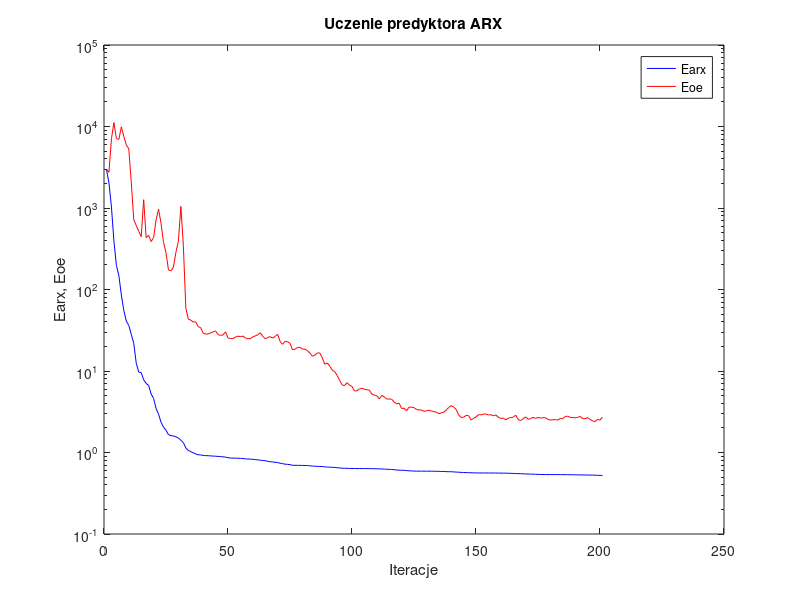
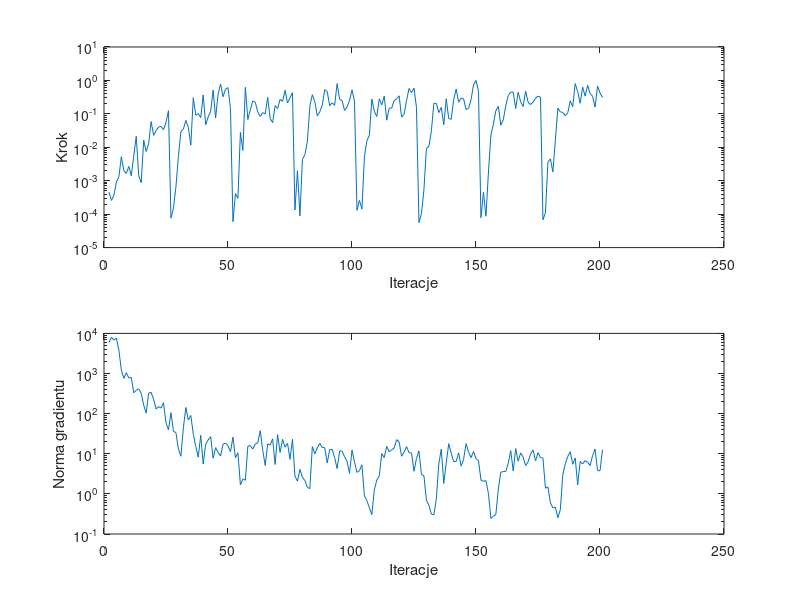

Write the MATLAB code that produced these figures, in order.
%uczenie predyktora arx
clear all;
n=0; farx(n+1)=2.948282e+003; foe(n+1)=3.010070e+003; wspucz(n+1)=0.000000e+000; ng(n+1)=0.000000e+000;
%odnowa zmiennej metryki
n=1; farx(n+1)=2.042726e+003; foe(n+1)=2.738027e+003; krok(n+1)=4.532388e-004; ng(n+1)=5.953192e+003;
n=2; farx(n+1)=1.027162e+003; foe(n+1)=7.079798e+003; krok(n+1)=2.578785e-004; ng(n+1)=7.984126e+003;
n=3; farx(n+1)=3.917594e+002; foe(n+1)=1.117601e+004; krok(n+1)=3.691804e-004; ng(n+1)=6.787894e+003;
n=4; farx(n+1)=1.975538e+002; foe(n+1)=7.096600e+003; krok(n+1)=9.192772e-004; ng(n+1)=7.641715e+003;
n=5; farx(n+1)=1.473584e+002; foe(n+1)=6.956428e+003; krok(n+1)=1.318183e-003; ng(n+1)=3.787106e+003;
n=6; farx(n+1)=8.546751e+001; foe(n+1)=9.910377e+003; krok(n+1)=5.269205e-003; ng(n+1)=1.214061e+003;
n=7; farx(n+1)=5.500701e+001; foe(n+1)=7.515988e+003; krok(n+1)=1.995464e-003; ng(n+1)=7.568949e+002;
n=8; farx(n+1)=4.099881e+001; foe(n+1)=5.949031e+003; krok(n+1)=1.667309e-003; ng(n+1)=1.048010e+003;
n=9; farx(n+1)=3.628456e+001; foe(n+1)=5.306038e+003; krok(n+1)=2.677949e-003; ng(n+1)=7.755828e+002;
n=10; farx(n+1)=2.808639e+001; foe(n+1)=2.058699e+003; krok(n+1)=1.402097e-003; ng(n+1)=7.941269e+002;
n=11; farx(n+1)=2.185343e+001; foe(n+1)=7.182946e+002; krok(n+1)=5.655154e-003; ng(n+1)=3.316119e+002;
n=12; farx(n+1)=1.246779e+001; foe(n+1)=6.100683e+002; krok(n+1)=2.128042e-002; ng(n+1)=3.809426e+002;
n=13; farx(n+1)=9.726418e+000; foe(n+1)=5.183801e+002; krok(n+1)=1.420248e-003; ng(n+1)=4.150871e+002;
n=14; farx(n+1)=9.533106e+000; foe(n+1)=4.435759e+002; krok(n+1)=8.786586e-004; ng(n+1)=3.194016e+002;
n=15; farx(n+1)=7.790318e+000; foe(n+1)=1.264925e+003; krok(n+1)=1.626130e-002; ng(n+1)=1.626401e+002;
n=16; farx(n+1)=7.039798e+000; foe(n+1)=4.335847e+002; krok(n+1)=7.503001e-003; ng(n+1)=1.027273e+002;
n=17; farx(n+1)=6.662091e+000; foe(n+1)=4.619808e+002; krok(n+1)=1.281894e-002; ng(n+1)=3.248399e+002;
n=18; farx(n+1)=5.227839e+000; foe(n+1)=3.873346e+002; krok(n+1)=5.893163e-002; ng(n+1)=3.384337e+002;
n=19; farx(n+1)=4.606111e+000; foe(n+1)=4.328347e+002; krok(n+1)=2.272397e-002; ng(n+1)=2.298642e+002;
n=20; farx(n+1)=3.471500e+000; foe(n+1)=7.150526e+002; krok(n+1)=3.153338e-002; ng(n+1)=1.297616e+002;
n=21; farx(n+1)=2.946183e+000; foe(n+1)=9.684859e+002; krok(n+1)=4.034388e-002; ng(n+1)=1.498494e+002;
n=22; farx(n+1)=2.351016e+000; foe(n+1)=6.452814e+002; krok(n+1)=4.219480e-002; ng(n+1)=1.377468e+002;
n=23; farx(n+1)=2.047117e+000; foe(n+1)=3.787857e+002; krok(n+1)=3.369650e-002; ng(n+1)=1.881814e+002;
n=24; farx(n+1)=1.875648e+000; foe(n+1)=2.827844e+002; krok(n+1)=5.576355e-002; ng(n+1)=5.901958e+001;
n=25; farx(n+1)=1.657380e+000; foe(n+1)=1.737358e+002; krok(n+1)=1.248868e-001; ng(n+1)=3.972378e+001;
%odnowa zmiennej metryki
n=26; farx(n+1)=1.609343e+000; foe(n+1)=1.700579e+002; krok(n+1)=7.612382e-005; ng(n+1)=1.058436e+002;
n=27; farx(n+1)=1.598717e+000; foe(n+1)=1.883635e+002; krok(n+1)=1.515450e-004; ng(n+1)=3.637028e+001;
n=28; farx(n+1)=1.556180e+000; foe(n+1)=2.870064e+002; krok(n+1)=6.524338e-004; ng(n+1)=3.367485e+001;
n=29; farx(n+1)=1.506152e+000; foe(n+1)=3.905960e+002; krok(n+1)=5.346341e-003; ng(n+1)=1.325496e+001;
n=30; farx(n+1)=1.413023e+000; foe(n+1)=1.046138e+003; krok(n+1)=2.928765e-002; ng(n+1)=8.668871e+000;
n=31; farx(n+1)=1.322246e+000; foe(n+1)=3.431769e+002; krok(n+1)=3.497807e-002; ng(n+1)=4.426662e+001;
n=32; farx(n+1)=1.134683e+000; foe(n+1)=5.867428e+001; krok(n+1)=6.384007e-002; ng(n+1)=1.423404e+002;
n=33; farx(n+1)=1.059311e+000; foe(n+1)=4.328616e+001; krok(n+1)=4.000365e-002; ng(n+1)=6.918009e+001;
n=34; farx(n+1)=1.025011e+000; foe(n+1)=4.206261e+001; krok(n+1)=1.154146e-002; ng(n+1)=9.006889e+001;
n=35; farx(n+1)=9.904708e-001; foe(n+1)=3.980551e+001; krok(n+1)=3.035584e-001; ng(n+1)=3.088503e+001;
n=36; farx(n+1)=9.582561e-001; foe(n+1)=4.013018e+001; krok(n+1)=9.111837e-002; ng(n+1)=1.525380e+001;
n=37; farx(n+1)=9.379207e-001; foe(n+1)=3.491595e+001; krok(n+1)=1.016482e-001; ng(n+1)=8.225438e+000;
n=38; farx(n+1)=9.333653e-001; foe(n+1)=3.402749e+001; krok(n+1)=7.709486e-002; ng(n+1)=2.879687e+001;
n=39; farx(n+1)=9.206741e-001; foe(n+1)=2.898512e+001; krok(n+1)=3.693268e-001; ng(n+1)=5.543047e+000;
n=40; farx(n+1)=9.153500e-001; foe(n+1)=2.843002e+001; krok(n+1)=4.713644e-002; ng(n+1)=1.724671e+001;
n=41; farx(n+1)=9.138202e-001; foe(n+1)=2.849207e+001; krok(n+1)=8.057849e-002; ng(n+1)=2.204611e+001;
n=42; farx(n+1)=9.091285e-001; foe(n+1)=2.936965e+001; krok(n+1)=1.189066e-001; ng(n+1)=2.676581e+001;
n=43; farx(n+1)=9.031216e-001; foe(n+1)=3.022663e+001; krok(n+1)=5.174513e-001; ng(n+1)=7.724306e+000;
n=44; farx(n+1)=9.007007e-001; foe(n+1)=3.098482e+001; krok(n+1)=7.579082e-002; ng(n+1)=1.421898e+001;
n=45; farx(n+1)=8.950919e-001; foe(n+1)=2.801267e+001; krok(n+1)=3.838379e-001; ng(n+1)=1.083186e+001;
n=46; farx(n+1)=8.900309e-001; foe(n+1)=2.734893e+001; krok(n+1)=7.847380e-001; ng(n+1)=8.752861e+000;
n=47; farx(n+1)=8.854040e-001; foe(n+1)=2.773349e+001; krok(n+1)=3.255844e-001; ng(n+1)=1.739450e+001;
n=48; farx(n+1)=8.778944e-001; foe(n+1)=3.025771e+001; krok(n+1)=5.520515e-001; ng(n+1)=1.845323e+001;
n=49; farx(n+1)=8.630307e-001; foe(n+1)=2.550500e+001; krok(n+1)=6.081435e-001; ng(n+1)=1.578770e+001;
n=50; farx(n+1)=8.547341e-001; foe(n+1)=2.503551e+001; krok(n+1)=1.453256e-001; ng(n+1)=1.128643e+001;
%odnowa zmiennej metryki
n=51; farx(n+1)=8.530122e-001; foe(n+1)=2.500226e+001; krok(n+1)=5.962617e-005; ng(n+1)=2.603009e+001;
n=52; farx(n+1)=8.519424e-001; foe(n+1)=2.607088e+001; krok(n+1)=4.114508e-004; ng(n+1)=7.978843e+000;
n=53; farx(n+1)=8.502022e-001; foe(n+1)=2.680446e+001; krok(n+1)=2.989447e-004; ng(n+1)=1.058778e+001;
n=54; farx(n+1)=8.467673e-001; foe(n+1)=2.638334e+001; krok(n+1)=2.788178e-002; ng(n+1)=1.677843e+000;
n=55; farx(n+1)=8.455704e-001; foe(n+1)=2.683496e+001; krok(n+1)=8.055458e-003; ng(n+1)=2.352312e+000;
n=56; farx(n+1)=8.349236e-001; foe(n+1)=2.545285e+001; krok(n+1)=6.236064e-001; ng(n+1)=2.193211e+000;
n=57; farx(n+1)=8.326482e-001; foe(n+1)=2.490770e+001; krok(n+1)=6.733630e-002; ng(n+1)=1.547187e+001;
n=58; farx(n+1)=8.303763e-001; foe(n+1)=2.493573e+001; krok(n+1)=1.328156e-001; ng(n+1)=1.600748e+001;
n=59; farx(n+1)=8.250035e-001; foe(n+1)=2.622462e+001; krok(n+1)=2.431780e-001; ng(n+1)=1.308149e+001;
n=60; farx(n+1)=8.179337e-001; foe(n+1)=2.696198e+001; krok(n+1)=2.223238e-001; ng(n+1)=1.751328e+001;
n=61; farx(n+1)=8.124708e-001; foe(n+1)=2.785442e+001; krok(n+1)=1.144404e-001; ng(n+1)=1.871599e+001;
n=62; farx(n+1)=8.039627e-001; foe(n+1)=2.940513e+001; krok(n+1)=8.373214e-002; ng(n+1)=3.758092e+001;
n=63; farx(n+1)=7.978856e-001; foe(n+1)=2.670364e+001; krok(n+1)=1.091672e-001; ng(n+1)=1.221206e+001;
n=64; farx(n+1)=7.943997e-001; foe(n+1)=2.483214e+001; krok(n+1)=9.907791e-002; ng(n+1)=5.109699e+000;
n=65; farx(n+1)=7.791031e-001; foe(n+1)=2.581874e+001; krok(n+1)=3.098762e-001; ng(n+1)=1.767703e+001;
n=66; farx(n+1)=7.722857e-001; foe(n+1)=2.635459e+001; krok(n+1)=7.173481e-002; ng(n+1)=1.638384e+001;
n=67; farx(n+1)=7.645689e-001; foe(n+1)=2.535380e+001; krok(n+1)=5.440189e-002; ng(n+1)=2.359163e+001;
n=68; farx(n+1)=7.589090e-001; foe(n+1)=2.658120e+001; krok(n+1)=1.775417e-001; ng(n+1)=5.405441e+000;
n=69; farx(n+1)=7.513060e-001; foe(n+1)=2.825067e+001; krok(n+1)=1.444834e-001; ng(n+1)=3.002184e+001;
n=70; farx(n+1)=7.394722e-001; foe(n+1)=2.310309e+001; krok(n+1)=2.701727e-001; ng(n+1)=1.083383e+001;
n=71; farx(n+1)=7.296881e-001; foe(n+1)=2.128059e+001; krok(n+1)=2.363480e-001; ng(n+1)=2.292999e+001;
n=72; farx(n+1)=7.197958e-001; foe(n+1)=2.309310e+001; krok(n+1)=5.045340e-001; ng(n+1)=1.457121e+001;
n=73; farx(n+1)=7.148880e-001; foe(n+1)=2.284605e+001; krok(n+1)=2.114442e-001; ng(n+1)=1.822430e+001;
n=74; farx(n+1)=7.105936e-001; foe(n+1)=2.194796e+001; krok(n+1)=3.031633e-001; ng(n+1)=7.258745e+000;
n=75; farx(n+1)=6.962850e-001; foe(n+1)=1.821631e+001; krok(n+1)=4.305446e-001; ng(n+1)=2.304273e+001;
%odnowa zmiennej metryki
n=76; farx(n+1)=6.962143e-001; foe(n+1)=1.850071e+001; krok(n+1)=1.333319e-004; ng(n+1)=2.774289e+000;
n=77; farx(n+1)=6.956923e-001; foe(n+1)=1.944455e+001; krok(n+1)=1.997747e-003; ng(n+1)=2.065073e+000;
n=78; farx(n+1)=6.956131e-001; foe(n+1)=1.954195e+001; krok(n+1)=8.876552e-005; ng(n+1)=4.086003e+000;
n=79; farx(n+1)=6.939759e-001; foe(n+1)=1.852216e+001; krok(n+1)=4.375565e-003; ng(n+1)=2.613951e+000;
n=80; farx(n+1)=6.928859e-001; foe(n+1)=1.857472e+001; krok(n+1)=5.999763e-003; ng(n+1)=2.142508e+000;
n=81; farx(n+1)=6.914329e-001; foe(n+1)=1.780256e+001; krok(n+1)=1.464382e-002; ng(n+1)=1.454100e+000;
n=82; farx(n+1)=6.861800e-001; foe(n+1)=1.667355e+001; krok(n+1)=1.702433e-001; ng(n+1)=1.354187e+000;
n=83; farx(n+1)=6.822743e-001; foe(n+1)=1.520206e+001; krok(n+1)=3.730916e-001; ng(n+1)=1.520236e+001;
n=84; farx(n+1)=6.789186e-001; foe(n+1)=1.559008e+001; krok(n+1)=2.317569e-001; ng(n+1)=9.936159e+000;
n=85; farx(n+1)=6.767197e-001; foe(n+1)=1.663661e+001; krok(n+1)=8.693674e-002; ng(n+1)=1.402662e+001;
n=86; farx(n+1)=6.740577e-001; foe(n+1)=1.669348e+001; krok(n+1)=1.146975e-001; ng(n+1)=1.818211e+001;
n=87; farx(n+1)=6.715590e-001; foe(n+1)=1.458879e+001; krok(n+1)=1.775417e-001; ng(n+1)=1.442072e+001;
n=88; farx(n+1)=6.660282e-001; foe(n+1)=1.212359e+001; krok(n+1)=5.267039e-001; ng(n+1)=1.416097e+001;
n=89; farx(n+1)=6.627165e-001; foe(n+1)=1.256449e+001; krok(n+1)=4.681360e-001; ng(n+1)=5.902410e+000;
n=90; farx(n+1)=6.609356e-001; foe(n+1)=1.149706e+001; krok(n+1)=1.755320e-001; ng(n+1)=1.258754e+001;
n=91; farx(n+1)=6.581495e-001; foe(n+1)=1.029397e+001; krok(n+1)=2.134155e-001; ng(n+1)=1.287370e+001;
n=92; farx(n+1)=6.566906e-001; foe(n+1)=9.860150e+000; krok(n+1)=1.807191e-001; ng(n+1)=8.033548e+000;
n=93; farx(n+1)=6.506371e-001; foe(n+1)=8.808621e+000; krok(n+1)=8.031926e-001; ng(n+1)=4.277658e+000;
n=94; farx(n+1)=6.467309e-001; foe(n+1)=7.716389e+000; krok(n+1)=2.760258e-001; ng(n+1)=1.171184e+001;
n=95; farx(n+1)=6.417526e-001; foe(n+1)=6.762159e+000; krok(n+1)=2.483631e-001; ng(n+1)=1.165570e+001;
n=96; farx(n+1)=6.406402e-001; foe(n+1)=6.616326e+000; krok(n+1)=1.269153e-001; ng(n+1)=8.382459e+000;
n=97; farx(n+1)=6.396818e-001; foe(n+1)=7.184531e+000; krok(n+1)=1.600146e-001; ng(n+1)=6.501625e+000;
n=98; farx(n+1)=6.379599e-001; foe(n+1)=6.698128e+000; krok(n+1)=2.522670e-001; ng(n+1)=3.254056e+000;
n=99; farx(n+1)=6.366525e-001; foe(n+1)=6.472740e+000; krok(n+1)=5.219391e-001; ng(n+1)=1.237716e+001;
n=100; farx(n+1)=6.356901e-001; foe(n+1)=5.694841e+000; krok(n+1)=2.418297e-001; ng(n+1)=6.244393e+000;
%odnowa zmiennej metryki
n=101; farx(n+1)=6.355959e-001; foe(n+1)=5.715428e+000; krok(n+1)=1.300621e-004; ng(n+1)=3.433422e+000;
n=102; farx(n+1)=6.354129e-001; foe(n+1)=6.008353e+000; krok(n+1)=2.594055e-004; ng(n+1)=3.783847e+000;
n=103; farx(n+1)=6.352316e-001; foe(n+1)=6.139903e+000; krok(n+1)=1.422016e-004; ng(n+1)=5.320778e+000;
n=104; farx(n+1)=6.350464e-001; foe(n+1)=5.976375e+000; krok(n+1)=5.214412e-003; ng(n+1)=8.970803e-001;
n=105; farx(n+1)=6.347074e-001; foe(n+1)=5.885139e+000; krok(n+1)=1.574999e-002; ng(n+1)=6.784731e-001;
n=106; farx(n+1)=6.345166e-001; foe(n+1)=5.825938e+000; krok(n+1)=2.262062e-002; ng(n+1)=4.500627e-001;
n=107; farx(n+1)=6.336205e-001; foe(n+1)=5.212797e+000; krok(n+1)=2.785378e-001; ng(n+1)=3.024405e-001;
n=108; farx(n+1)=6.323627e-001; foe(n+1)=5.064560e+000; krok(n+1)=1.196783e-001; ng(n+1)=1.255117e+000;
n=109; farx(n+1)=6.318502e-001; foe(n+1)=4.961448e+000; krok(n+1)=8.322808e-002; ng(n+1)=2.222865e+000;
n=110; farx(n+1)=6.296184e-001; foe(n+1)=4.555366e+000; krok(n+1)=2.818076e-001; ng(n+1)=2.828402e+000;
n=111; farx(n+1)=6.284265e-001; foe(n+1)=5.024491e+000; krok(n+1)=1.845727e-001; ng(n+1)=1.009397e+001;
n=112; farx(n+1)=6.249970e-001; foe(n+1)=4.803861e+000; krok(n+1)=3.388866e-001; ng(n+1)=8.039484e+000;
n=113; farx(n+1)=6.230342e-001; foe(n+1)=4.529232e+000; krok(n+1)=6.473652e-002; ng(n+1)=1.527513e+001;
n=114; farx(n+1)=6.210850e-001; foe(n+1)=4.537415e+000; krok(n+1)=1.486329e-001; ng(n+1)=1.122496e+001;
n=115; farx(n+1)=6.193032e-001; foe(n+1)=4.502729e+000; krok(n+1)=1.475580e-001; ng(n+1)=1.248953e+001;
n=116; farx(n+1)=6.151024e-001; foe(n+1)=4.148872e+000; krok(n+1)=2.502884e-001; ng(n+1)=1.390118e+001;
n=117; farx(n+1)=6.098791e-001; foe(n+1)=3.963498e+000; krok(n+1)=2.798246e-001; ng(n+1)=2.247874e+001;
n=118; farx(n+1)=6.066793e-001; foe(n+1)=4.028327e+000; krok(n+1)=3.465039e-001; ng(n+1)=1.956009e+001;
n=119; farx(n+1)=6.056014e-001; foe(n+1)=3.464120e+000; krok(n+1)=8.000730e-002; ng(n+1)=8.663284e+000;
n=120; farx(n+1)=6.043719e-001; foe(n+1)=3.500147e+000; krok(n+1)=9.809225e-002; ng(n+1)=1.097578e+001;
n=121; farx(n+1)=5.999789e-001; foe(n+1)=3.244001e+000; krok(n+1)=2.502884e-001; ng(n+1)=1.504239e+001;
n=122; farx(n+1)=5.960050e-001; foe(n+1)=3.607556e+000; krok(n+1)=5.738785e-001; ng(n+1)=1.063296e+001;
n=123; farx(n+1)=5.943303e-001; foe(n+1)=3.594550e+000; krok(n+1)=4.310227e-001; ng(n+1)=1.044411e+001;
n=124; farx(n+1)=5.920665e-001; foe(n+1)=3.547880e+000; krok(n+1)=5.870903e-001; ng(n+1)=3.669477e+000;
n=125; farx(n+1)=5.910547e-001; foe(n+1)=3.380865e+000; krok(n+1)=1.536116e-001; ng(n+1)=7.653023e+000;
%odnowa zmiennej metryki
n=126; farx(n+1)=5.906028e-001; foe(n+1)=3.322045e+000; krok(n+1)=5.587912e-005; ng(n+1)=1.176631e+001;
n=127; farx(n+1)=5.905441e-001; foe(n+1)=3.327028e+000; krok(n+1)=1.024331e-004; ng(n+1)=3.046630e+000;
n=128; farx(n+1)=5.903569e-001; foe(n+1)=3.194949e+000; krok(n+1)=5.362933e-004; ng(n+1)=2.818003e+000;
n=129; farx(n+1)=5.902156e-001; foe(n+1)=3.253900e+000; krok(n+1)=9.201482e-003; ng(n+1)=6.905483e-001;
n=130; farx(n+1)=5.900819e-001; foe(n+1)=3.293717e+000; krok(n+1)=1.071441e-002; ng(n+1)=5.231880e-001;
n=131; farx(n+1)=5.899917e-001; foe(n+1)=3.224720e+000; krok(n+1)=3.034235e-002; ng(n+1)=3.127332e-001;
n=132; farx(n+1)=5.893349e-001; foe(n+1)=3.174370e+000; krok(n+1)=2.064051e-001; ng(n+1)=2.992034e-001;
n=133; farx(n+1)=5.880726e-001; foe(n+1)=3.126682e+000; krok(n+1)=2.064051e-001; ng(n+1)=7.375523e-001;
n=134; farx(n+1)=5.871566e-001; foe(n+1)=2.993130e+000; krok(n+1)=1.091056e-001; ng(n+1)=5.598157e+000;
n=135; farx(n+1)=5.855617e-001; foe(n+1)=3.061897e+000; krok(n+1)=1.568265e-001; ng(n+1)=1.312209e+001;
n=136; farx(n+1)=5.850378e-001; foe(n+1)=3.124053e+000; krok(n+1)=4.725510e-002; ng(n+1)=1.816975e+000;
n=137; farx(n+1)=5.825469e-001; foe(n+1)=3.316902e+000; krok(n+1)=2.833785e-001; ng(n+1)=5.925812e+000;
n=138; farx(n+1)=5.817252e-001; foe(n+1)=3.571778e+000; krok(n+1)=7.233428e-002; ng(n+1)=1.779979e+001;
n=139; farx(n+1)=5.806586e-001; foe(n+1)=3.758395e+000; krok(n+1)=6.905442e-002; ng(n+1)=1.035324e+001;
n=140; farx(n+1)=5.783441e-001; foe(n+1)=3.618679e+000; krok(n+1)=2.663672e-001; ng(n+1)=6.347279e+000;
n=141; farx(n+1)=5.748024e-001; foe(n+1)=3.375088e+000; krok(n+1)=5.558705e-001; ng(n+1)=6.460844e+000;
n=142; farx(n+1)=5.730612e-001; foe(n+1)=2.892696e+000; krok(n+1)=2.230542e-001; ng(n+1)=1.053322e+001;
n=143; farx(n+1)=5.702024e-001; foe(n+1)=2.692012e+000; krok(n+1)=2.949608e-001; ng(n+1)=4.915223e+000;
n=144; farx(n+1)=5.683701e-001; foe(n+1)=2.712485e+000; krok(n+1)=2.798246e-001; ng(n+1)=7.278791e+000;
n=145; farx(n+1)=5.665339e-001; foe(n+1)=2.849751e+000; krok(n+1)=1.344350e-001; ng(n+1)=1.789857e+001;
n=146; farx(n+1)=5.655015e-001; foe(n+1)=2.834327e+000; krok(n+1)=1.465272e-001; ng(n+1)=1.105786e+001;
n=147; farx(n+1)=5.644327e-001; foe(n+1)=2.511640e+000; krok(n+1)=2.670983e-001; ng(n+1)=8.023637e+000;
n=148; farx(n+1)=5.629361e-001; foe(n+1)=2.616508e+000; krok(n+1)=7.310195e-001; ng(n+1)=1.139844e+001;
n=149; farx(n+1)=5.614255e-001; foe(n+1)=2.734711e+000; krok(n+1)=1.001154e+000; ng(n+1)=7.543830e+000;
n=150; farx(n+1)=5.607453e-001; foe(n+1)=2.911792e+000; krok(n+1)=4.763389e-001; ng(n+1)=6.749800e+000;
%odnowa zmiennej metryki
n=151; farx(n+1)=5.607282e-001; foe(n+1)=2.899706e+000; krok(n+1)=7.813213e-005; ng(n+1)=2.208031e+000;
n=152; farx(n+1)=5.606272e-001; foe(n+1)=2.954426e+000; krok(n+1)=4.494757e-004; ng(n+1)=2.055207e+000;
n=153; farx(n+1)=5.606077e-001; foe(n+1)=2.971078e+000; krok(n+1)=8.683747e-005; ng(n+1)=2.149398e+000;
n=154; farx(n+1)=5.605226e-001; foe(n+1)=2.888194e+000; krok(n+1)=1.700059e-003; ng(n+1)=1.032769e+000;
n=155; farx(n+1)=5.604664e-001; foe(n+1)=2.910517e+000; krok(n+1)=2.331735e-002; ng(n+1)=2.454467e-001;
n=156; farx(n+1)=5.603229e-001; foe(n+1)=2.817624e+000; krok(n+1)=4.879939e-002; ng(n+1)=2.769189e-001;
n=157; farx(n+1)=5.599435e-001; foe(n+1)=2.888324e+000; krok(n+1)=1.242765e-001; ng(n+1)=3.066936e-001;
n=158; farx(n+1)=5.591068e-001; foe(n+1)=2.708551e+000; krok(n+1)=1.686145e-001; ng(n+1)=1.319131e+000;
n=159; farx(n+1)=5.586319e-001; foe(n+1)=2.617170e+000; krok(n+1)=4.568872e-002; ng(n+1)=3.487005e+000;
n=160; farx(n+1)=5.583262e-001; foe(n+1)=2.644620e+000; krok(n+1)=6.680629e-002; ng(n+1)=3.599902e+000;
n=161; farx(n+1)=5.577546e-001; foe(n+1)=2.515112e+000; krok(n+1)=1.728699e-001; ng(n+1)=3.620281e+000;
n=162; farx(n+1)=5.567329e-001; foe(n+1)=2.636301e+000; krok(n+1)=3.550835e-001; ng(n+1)=5.772991e+000;
n=163; farx(n+1)=5.547723e-001; foe(n+1)=2.679576e+000; krok(n+1)=4.467816e-001; ng(n+1)=1.195672e+001;
n=164; farx(n+1)=5.535243e-001; foe(n+1)=2.707966e+000; krok(n+1)=4.478955e-001; ng(n+1)=3.730530e+000;
n=165; farx(n+1)=5.523355e-001; foe(n+1)=2.879063e+000; krok(n+1)=1.444813e-001; ng(n+1)=1.350075e+001;
n=166; farx(n+1)=5.505666e-001; foe(n+1)=2.542564e+000; krok(n+1)=4.446475e-001; ng(n+1)=6.492587e+000;
n=167; farx(n+1)=5.495237e-001; foe(n+1)=2.460162e+000; krok(n+1)=2.301336e-001; ng(n+1)=1.052317e+001;
n=168; farx(n+1)=5.480123e-001; foe(n+1)=2.595452e+000; krok(n+1)=1.653712e-001; ng(n+1)=8.316946e+000;
n=169; farx(n+1)=5.461801e-001; foe(n+1)=2.734800e+000; krok(n+1)=4.803814e-001; ng(n+1)=5.068379e+000;
n=170; farx(n+1)=5.450486e-001; foe(n+1)=2.562822e+000; krok(n+1)=2.239477e-001; ng(n+1)=6.305475e+000;
n=171; farx(n+1)=5.432679e-001; foe(n+1)=2.598210e+000; krok(n+1)=1.902702e-001; ng(n+1)=9.862189e+000;
n=172; farx(n+1)=5.419742e-001; foe(n+1)=2.698929e+000; krok(n+1)=2.223238e-001; ng(n+1)=1.246087e+001;
n=173; farx(n+1)=5.405138e-001; foe(n+1)=2.624419e+000; krok(n+1)=2.920744e-001; ng(n+1)=6.656017e+000;
n=174; farx(n+1)=5.382238e-001; foe(n+1)=2.692286e+000; krok(n+1)=3.372291e-001; ng(n+1)=1.064137e+001;
n=175; farx(n+1)=5.372072e-001; foe(n+1)=2.642561e+000; krok(n+1)=3.169310e-001; ng(n+1)=8.027193e+000;
%odnowa zmiennej metryki
n=176; farx(n+1)=5.369536e-001; foe(n+1)=2.672347e+000; krok(n+1)=6.772877e-005; ng(n+1)=7.823256e+000;
n=177; farx(n+1)=5.369443e-001; foe(n+1)=2.673543e+000; krok(n+1)=1.107642e-004; ng(n+1)=1.383577e+000;
n=178; farx(n+1)=5.365575e-001; foe(n+1)=2.548055e+000; krok(n+1)=3.584297e-003; ng(n+1)=1.496485e+000;
n=179; farx(n+1)=5.364935e-001; foe(n+1)=2.499680e+000; krok(n+1)=4.522618e-003; ng(n+1)=5.985428e-001;
n=180; farx(n+1)=5.364819e-001; foe(n+1)=2.521207e+000; krok(n+1)=1.828656e-003; ng(n+1)=4.486659e-001;
n=181; farx(n+1)=5.363434e-001; foe(n+1)=2.536779e+000; krok(n+1)=1.633292e-002; ng(n+1)=4.677560e-001;
n=182; farx(n+1)=5.361610e-001; foe(n+1)=2.495138e+000; krok(n+1)=1.489153e-001; ng(n+1)=2.553546e-001;
n=183; farx(n+1)=5.355873e-001; foe(n+1)=2.623240e+000; krok(n+1)=1.150668e-001; ng(n+1)=4.009907e-001;
n=184; farx(n+1)=5.353037e-001; foe(n+1)=2.599526e+000; krok(n+1)=1.101559e-001; ng(n+1)=3.016449e+000;
n=185; farx(n+1)=5.349839e-001; foe(n+1)=2.769164e+000; krok(n+1)=8.877087e-002; ng(n+1)=5.617460e+000;
n=186; farx(n+1)=5.344783e-001; foe(n+1)=2.784861e+000; krok(n+1)=1.077557e-001; ng(n+1)=8.585038e+000;
n=187; farx(n+1)=5.338819e-001; foe(n+1)=2.693619e+000; krok(n+1)=2.452016e-001; ng(n+1)=1.122406e+001;
n=188; farx(n+1)=5.334379e-001; foe(n+1)=2.688069e+000; krok(n+1)=1.630613e-001; ng(n+1)=5.465618e+000;
n=189; farx(n+1)=5.322355e-001; foe(n+1)=2.671545e+000; krok(n+1)=8.043035e-001; ng(n+1)=7.844281e+000;
n=190; farx(n+1)=5.318398e-001; foe(n+1)=2.695238e+000; krok(n+1)=4.635137e-001; ng(n+1)=1.674366e+000;
n=191; farx(n+1)=5.314235e-001; foe(n+1)=2.770865e+000; krok(n+1)=2.073757e-001; ng(n+1)=6.442176e+000;
n=192; farx(n+1)=5.305000e-001; foe(n+1)=2.603884e+000; krok(n+1)=6.277333e-001; ng(n+1)=5.555410e+000;
n=193; farx(n+1)=5.300274e-001; foe(n+1)=2.597831e+000; krok(n+1)=3.388186e-001; ng(n+1)=6.726029e+000;
n=194; farx(n+1)=5.290477e-001; foe(n+1)=2.683342e+000; krok(n+1)=7.178655e-001; ng(n+1)=6.123994e+000;
n=195; farx(n+1)=5.284140e-001; foe(n+1)=2.550921e+000; krok(n+1)=4.020096e-001; ng(n+1)=5.079527e+000;
n=196; farx(n+1)=5.276864e-001; foe(n+1)=2.447224e+000; krok(n+1)=3.372291e-001; ng(n+1)=8.924386e+000;
n=197; farx(n+1)=5.270040e-001; foe(n+1)=2.397493e+000; krok(n+1)=1.590363e-001; ng(n+1)=1.311349e+001;
n=198; farx(n+1)=5.255758e-001; foe(n+1)=2.543370e+000; krok(n+1)=6.761661e-001; ng(n+1)=3.813054e+000;
n=199; farx(n+1)=5.245485e-001; foe(n+1)=2.498840e+000; krok(n+1)=4.228884e-001; ng(n+1)=3.761720e+000;
n=200; farx(n+1)=5.231505e-001; foe(n+1)=2.721508e+000; krok(n+1)=3.077853e-001; ng(n+1)=1.254579e+001;

figure; semilogy(farx,'b'); hold on; semilogy(foe,'r'); xlabel('Iteracje'); ylabel('Earx, Eoe'); legend('Earx','Eoe'); title('Uczenie predyktora ARX');
figure; subplot(2,1,1); semilogy(krok); xlabel('Iteracje'); ylabel('Krok');
subplot(2,1,2); semilogy(ng); xlabel('Iteracje'); ylabel('Norma gradientu');
Earx=farx(n+1)
Eoe=foe(n+1)
